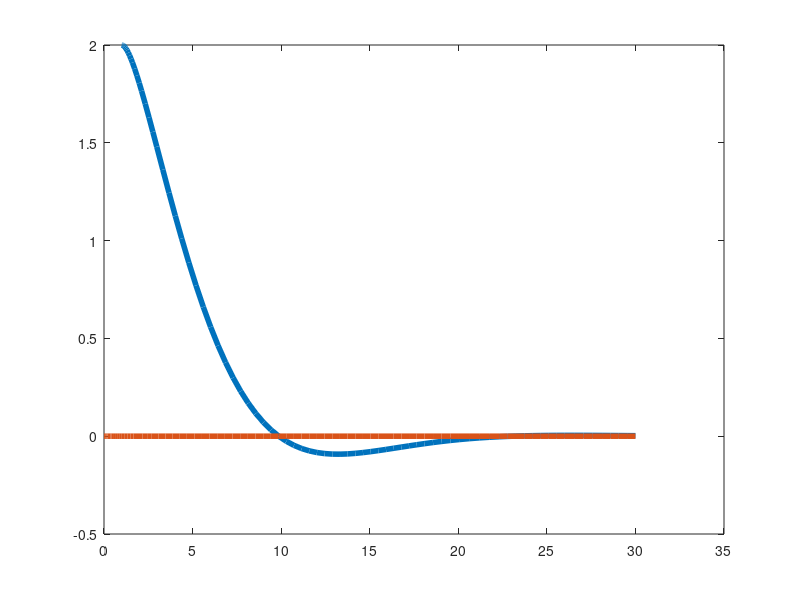

The MATLAB script that drew this image:
function []=Traj_Track1()
clear all
clc

% Motion Control of Mobile Robots based on Linearization
% Example: Rectilinear
% Method #1 using ode45

clear all
clc

Tf=10; % Total Time

actualx(1,:)=[1, 2, 0]; % Initial Condition where the robot starts.
% format [x0, y0, theta0]. Play around with the initital configuration and
% see the result.

 xdes_vec(1,:)=[0, 0, 0]; % Initial Desired configuration
 E(1,:) = xdes_vec(1,:)-actualx(1,:); % Initial configuration error

x0=E(1,:); % Initial Input to the ode45 i.e. initial error

[T,X] = ode45(@(t,x)errordynamics(t,x),[0 Tf],x0); % ode to solve edot=A*e


%% 
function [dx ] = errordynamics(t,x)
        
    dr=0.7; % damping ration (PLAY AROUND WITH IT AND SEE THE RESULT)
    wd=0; % desired steering velocity (CALCULATING FROM TRAJECTORY INFO)
    vd=3; % desired linear velocity (CALCULATING FROM TRAJECTORY INFO)
    nf=1; % natural frequency (PLAY AROUND WITH IT AND SEE THE RESULT)
    k1=2*dr*nf; % controller gain
    k3=k1; % controller gain
    k2=(nf^2-wd^2)/vd; % controller gain
              
        dx=zeros(3,1);
        
        % Equation 11.68 in the siciliano's book can be written as follows
        % in the state space format
        dx(1) = -k1*x(1);
        dx(2) = 3*x(3);
        dx(3) = -k2*x(2)-k3*x(3);
end
    
%% 
% The output of the ode45 for edot=A*e is e! Therefore, e=X, so:
xerror=X(:,1); % error in x
yerror=X(:,2); % error in y
terror=X(:,3); % error in theta

error_vec=[xerror, yerror, terror]; % error vector

for i=1:size(T)
    % calculating the desired trajectory
    xdes=3*T(i); % COMING FROM THE (PLANNED) TRAJECTORY INFORMATION
    ydes=0; % COMING FROM THE TRAJECTORY INFORMATION 
    tdes=0; % Theta_desired: COMING FROM THE TRAJECTORY INFORMATION
    xdes_vec(i,:)=[xdes, ydes, tdes]; % desired trajectory
end

actualx=xdes_vec - error_vec; % Actual configuration of the robot

% Plot
figure
plot(actualx(:,1), actualx(:,2),'LineWidth', 4);
hold on 
plot(xdes_vec(:,1), xdes_vec(:,2), 'LineWidth', 4);

end